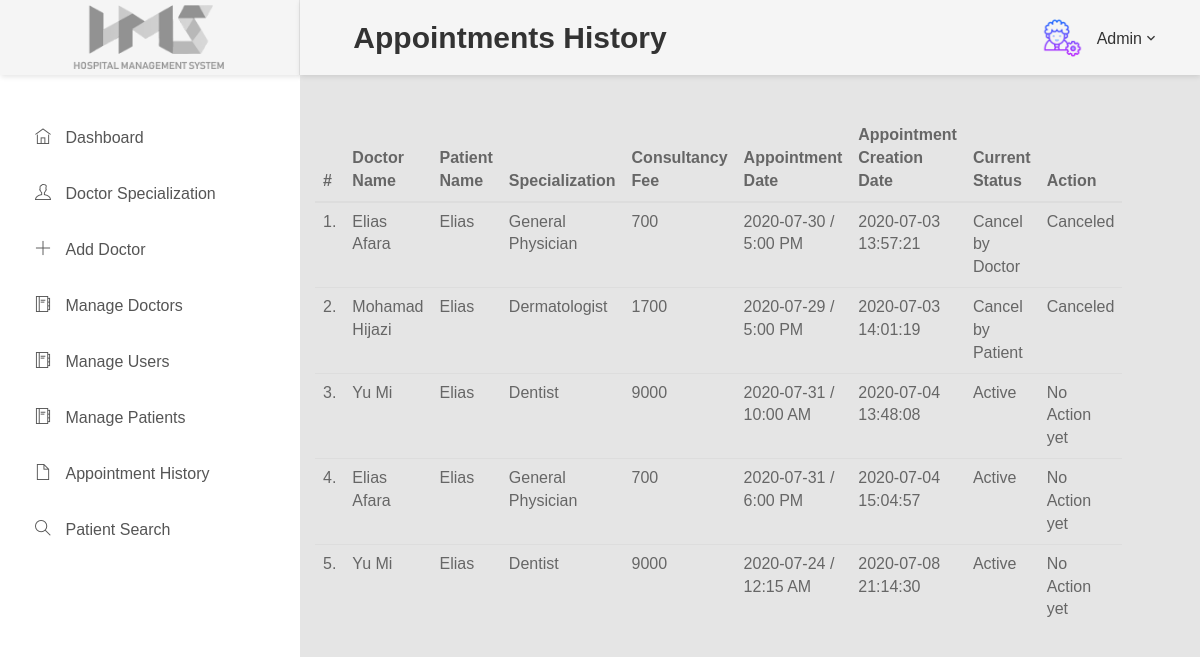
The page /HMS/admin/appointment-history.php (signed in) on the database its author committed.
### tables this page shows
CREATE TABLE IF NOT EXISTS `appointment` (
  `id` int(11) NOT NULL AUTO_INCREMENT,
  `doctorSpecialization` varchar(255) DEFAULT NULL,
  `doctorId` int(11) DEFAULT NULL,
  `userId` int(11) DEFAULT NULL,
  `consultancyFees` int(11) DEFAULT NULL,
  `appointmentDate` varchar(255) DEFAULT NULL,
  `appointmentTime` varchar(255) DEFAULT NULL,
  `postingDate` timestamp NULL DEFAULT CURRENT_TIMESTAMP,
  `userStatus` int(11) DEFAULT NULL,
  `doctorStatus` int(11) DEFAULT NULL,
  `updationDate` timestamp NULL DEFAULT NULL ON UPDATE CURRENT_TIMESTAMP,
  PRIMARY KEY (`id`),
  KEY `userId` (`userId`),
  KEY `doctorId` (`doctorId`),
  KEY `doctorSpecialization` (`doctorSpecialization`)
);

CREATE TABLE IF NOT EXISTS `doctors` (
  `id` int(11) NOT NULL AUTO_INCREMENT,
  `specilization` varchar(255) DEFAULT NULL,
  `doctorName` varchar(255) DEFAULT NULL,
  `address` longtext,
  `docFees` varchar(255) DEFAULT NULL,
  `contactno` bigint(11) DEFAULT NULL,
  `docEmail` varchar(255) DEFAULT NULL,
  `password` varchar(255) DEFAULT NULL,
  `creationDate` timestamp NULL DEFAULT CURRENT_TIMESTAMP,
  `updationDate` timestamp NULL DEFAULT NULL ON UPDATE CURRENT_TIMESTAMP,
  PRIMARY KEY (`id`)
);

CREATE TABLE IF NOT EXISTS `users` (
  `id` int(11) NOT NULL AUTO_INCREMENT,
  `fullName` varchar(2555) DEFAULT NULL,
  `address` longtext,
  `city` varchar(255) DEFAULT NULL,
  `gender` varchar(255) DEFAULT NULL,
  `email` varchar(255) DEFAULT NULL,
  `password` varchar(255) DEFAULT NULL,
  `regDate` timestamp NULL DEFAULT CURRENT_TIMESTAMP,
  `updationDate` timestamp NULL DEFAULT NULL ON UPDATE CURRENT_TIMESTAMP,
  PRIMARY KEY (`id`)
);

### HMS/admin/appointment-history.php (the view, shortened to what this page needs)
<?php
include('include/config.php');
?>
<!DOCTYPE html>
<html lang="en">
<head>
    <link rel="stylesheet" href="../vendor/bootstrap/css/bootstrap.min.css">
    <link rel="stylesheet" href="../vendor/fontawesome/css/font-awesome.min.css">
    <link rel="stylesheet" href="../vendor/themify-icons/themify-icons.min.css">
    <link href="../vendor/animate.css/animate.min.css" rel="stylesheet" media="screen">
    <link href="../vendor/perfect-scrollbar/perfect-scrollbar.min.css" rel="stylesheet" media="screen">
    <link href="../vendor/switchery/switchery.min.css" rel="stylesheet" media="screen">
    <link href="../vendor/bootstrap-touchspin/jquery.bootstrap-touchspin.min.css" rel="stylesheet" media="screen">
    <link href="../vendor/select2/select2.min.css" rel="stylesheet" media="screen">
    <link href="../vendor/bootstrap-datepicker/bootstrap-datepicker3.standalone.min.css" rel="stylesheet" media="screen">
    <link href="../vendor/bootstrap-timepicker/bootstrap-timepicker.min.css" rel="stylesheet" media="screen">
    <link href="../css/font-face.css" rel="stylesheet" media="all">
    <link href="../vendor/font-awesome-4.7/css/font-awesome.min.css" rel="stylesheet" media="all">
    <link href="../vendor/font-awesome-5/css/fontawesome-all.min.css" rel="stylesheet" media="all">
    <link href="../vendor/mdi-font/css/material-design-iconic-font.min.css" rel="stylesheet" media="all">
    <link href="../vendor/animsition/animsition.min.css" rel="stylesheet" media="all">
    <link href="../vendor/bootstrap-4.1/bootstrap.min.css" rel="stylesheet" media="all">
    <link href="../../css/theme.css" rel="stylesheet" media="all">
</head>
<body class="animsition">
<div class="page-wrapper">
    <aside class="menu-sidebar d-none d-lg-block">
        <div class="logo">
            <a href="#">
                <img src="../../images/icon/hms.png" alt="HMS" />
            </a>
        </div>
        <?php include('include/sidebar.php');?>
    </aside>
    <div class="page-container">
        <header class="header-desktop">
            <div class="section__content section__content--p30">
                <div class="container-fluid">
                    <div class="header-wrap">
                        <h2>&nbsp;Appointments History</h2>
                        <?php include('include/header.php');?>
                        <div class="main-content" >
                            <div class="wrap-content container" id="container">
                                <div class="row">
                                    <div class="col-md-11">
                                        <table class="table table-hover" id="sample-table-1">
                                            <thead>
                                            <tr>
                                                <th class="center">#</th>
                                                <th class="hidden-xs">Doctor Name</th>
                                                <th>Patient Name</th>
                                                <th>Specialization</th>
                                                <th>Consultancy Fee</th>
                                                <th>Appointment Date</th>
                                                <th>Appointment Creation Date</th>
                                                <th>Current Status</th>
                                                <th>Action</th>
                                            </tr>
                                            </thead>
                                            <tbody>
                                            <?php
                                            $sql=mysqli_query($con,"select doctors.doctorName as docname,users.fullName as pname,appointment.*  from appointment join doctors on doctors.id=appointment.doctorId join users on users.id=appointment.userId ");
                                            $cnt=1;
                                            while($row=mysqli_fetch_array($sql))
                                            {
                                                ?>
                                                <tr>
                                                    <td class="center"><?php echo $cnt;?>.</td>
                                                    <td class="hidden-xs"><?php echo $row['docname'];?></td>
                                                    <td class="hidden-xs"><?php echo $row['pname'];?></td>
                                                    <td><?php echo $row['doctorSpecialization'];?></td>
                                                    <td><?php echo $row['consultancyFees'];?></td>
                                                    <td><?php echo $row['appointmentDate'];?> / <?php echo
                                                        $row['appointmentTime'];?>
                                                    </td>
                                                    <td><?php echo $row['postingDate'];?></td>
                                                    <td>
                                                        <?php if(($row['userStatus']==1) && ($row['doctorStatus']==1))
                                                        {
                                                            echo "Active";
                                                        }
                                                        if(($row['userStatus']==0) && ($row['doctorStatus']==1))
                                                        {
                                                            echo "Cancel by Patient";
                                                        }
                                                        if(($row['userStatus']==1) && ($row['doctorStatus']==0))
                                                        {
                                                            echo "Cancel by Doctor";
                                                        }
                                                        ?></td>
                                                    <td >
                                                        <div class="visible-md visible-lg hidden-sm hidden-xs">
                                                            <?php if(($row['userStatus']==1) && ($row['doctorStatus']==1))
                                                            {
                                                                echo "No Action yet";
                                                            } else {
                                                                echo "Canceled";
                                                            } ?>
                                                        </div>
                                                        </td>
                                                </tr>
                                                <?php
                                                $cnt=$cnt+1;
                                            }?>
                                            </tbody>
                                        </table>
                                    </div>
                                </div>
                            </div>
                        </div>
                    </div>
                </div>
</body>
</html>

### rows shown on the page
appointment: doctorId.doctorName "Elias Afara", userId.fullName "Elias", doctorSpecialization "General Physician", consultancyFees "700", appointmentDate "2020-07-30", appointmentTime "5:00 PM", postingDate "2020-07-03 13:57:21", userStatus "Cancel by Doctor"
appointment: doctorId.doctorName "Mohamad Hijazi", userId.fullName "Elias", doctorSpecialization "Dermatologist", consultancyFees "1700", appointmentDate "2020-07-29", appointmentTime "5:00 PM", postingDate "2020-07-03 14:01:19", userStatus "Cancel by Patient"
appointment: doctorId.doctorName "Yu Mi", userId.fullName "Elias", doctorSpecialization "Dentist", consultancyFees "9000", appointmentDate "2020-07-31", appointmentTime "10:00 AM", postingDate "2020-07-04 13:48:08", userStatus "Active"
appointment: doctorId.doctorName "Elias Afara", userId.fullName "Elias", doctorSpecialization "General Physician", consultancyFees "700", appointmentDate "2020-07-31", appointmentTime "6:00 PM", postingDate "2020-07-04 15:04:57", userStatus "Active"
appointment: doctorId.doctorName "Yu Mi", userId.fullName "Elias", doctorSpecialization "Dentist", consultancyFees "9000", appointmentDate "2020-07-24", appointmentTime "12:15 AM", postingDate "2020-07-08 21:14:30", userStatus "Active"
